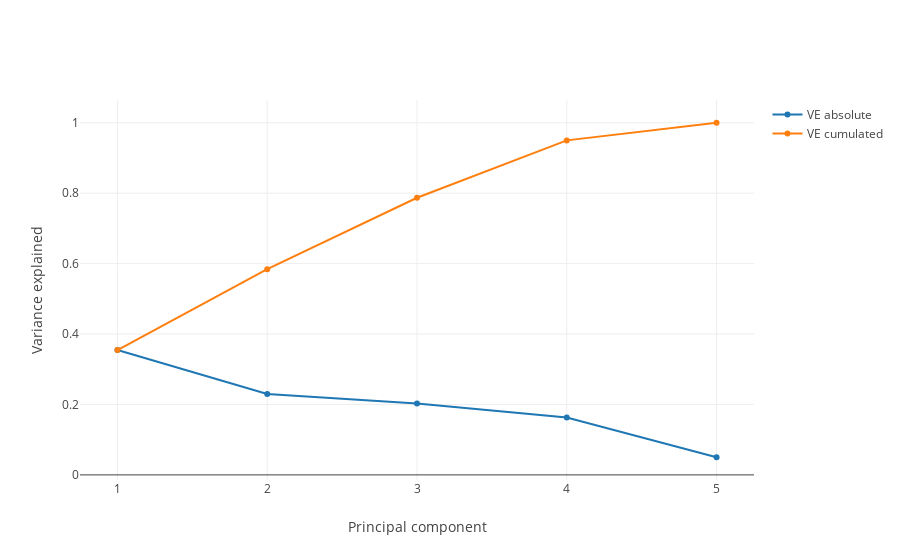

Notebook cell for this chart:
### Code cell
# Plot variance explained

# I've decided to implement the graphs in plotly because the
# interactiveness can become really helpful with more complex plots later on

layout = go.Layout(xaxis=dict(title='Principal component', dtick=1), 
                   yaxis=dict(title='Variance explained'),
                   )

trace1 = go.Scatter(
    name = 'VE absolute',
    x = np.arange(1,len(rho)+1),
    y = rho )
trace2 = go.Scatter(
    name = 'VE cumulated',
    x = np.arange(1,len(rho)+1),
    y = np.cumsum(rho) )


data = [trace1, trace2]

fig = go.Figure(data=[trace1, trace2], layout=layout)
py.offline.iplot(fig)

### Figure 1 — Plotly figure (JSON) as saved in the notebook; plotly's stock layout.template omitted (floating-point values rounded to 4 significant figures)
{"data": [{"name": "VE absolute", "type": "scatter", "uid": "130ec5fe-c4b1-11e8-a4d8-c485083c724b", "x": [1, 2, 3, 4, 5], "y": [0.3545, 0.2296, 0.2029, 0.163, 0.05006]}, {"name": "VE cumulated", "type": "scatter", "uid": "130ec5ff-c4b1-11e8-ac84-c485083c724b", "x": [1, 2, 3, 4, 5], "y": [0.3545, 0.5841, 0.7869, 0.9499, 1]}], "layout": {"xaxis": {"dtick": 1, "title": "Principal component"}, "yaxis": {"title": "Variance explained"}}}
